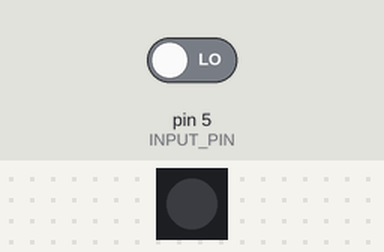
Simulated run of this sketch. Board: Arduino Uno, built with avr-gcc and run on an emulated ATmega328P. On the bench: 1 RGB LEDs in strip order, left to right. Inputs (shaded band) come from the test bench; at power-on: pin 5 (INPUT_PIN) LOW. Dim RGB values are drawn brighter than linear.

Above: at 1.2 s.
1.3 s: pin 5 (INPUT_PIN) driven HIGH
At 2.5 s:
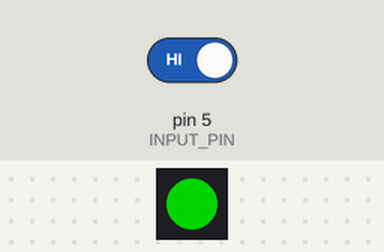
2.8 s: pin 5 (INPUT_PIN) driven LOW
At 3.9 s:
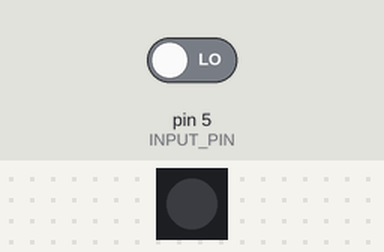
Timing chart, 0 to 5.8 s (numbered marks = the images above; inputs shaded):
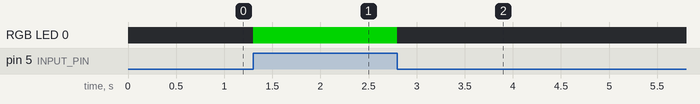

The sketch:

arduinoDropLights.ino
```cpp
#include "FastLED.h"

// How many leds in your strip?
#define NUM_LEDS 1

// For led chips like Neopixels, which have a data line, ground, and power, you just
// need to define DATA_PIN.  For led chipsets that are SPI based (four wires - data, clock,
// ground, and power), like the LPD8806 define both DATA_PIN and CLOCK_PIN
#define DATA_PIN 3
#define CLOCK_PIN 4
#define INPUT_PIN 5

// Define the array of leds
CRGB leds[NUM_LEDS];
int state = 0;

void setup() {
      // Uncomment/edit one of the following lines for your leds arrangement.
      // FastLED.addLeds<TM1803, DATA_PIN, RGB>(leds, NUM_LEDS);
      // FastLED.addLeds<TM1804, DATA_PIN, RGB>(leds, NUM_LEDS);
      // FastLED.addLeds<TM1809, DATA_PIN, RGB>(leds, NUM_LEDS);
      // FastLED.addLeds<WS2811, DATA_PIN, RGB>(leds, NUM_LEDS);
      // FastLED.addLeds<WS2812, DATA_PIN, RGB>(leds, NUM_LEDS);
      // FastLED.addLeds<WS2812B, DATA_PIN, RGB>(leds, NUM_LEDS);
  	  //FastLED.addLeds<NEOPIXEL, DATA_PIN>(leds, NUM_LEDS);
      // FastLED.addLeds<APA104, DATA_PIN, RGB>(leds, NUM_LEDS);
      // FastLED.addLeds<UCS1903, DATA_PIN, RGB>(leds, NUM_LEDS);
      // FastLED.addLeds<UCS1903B, DATA_PIN, RGB>(leds, NUM_LEDS);
      // FastLED.addLeds<GW6205, DATA_PIN, RGB>(leds, NUM_LEDS);
      // FastLED.addLeds<GW6205_400, DATA_PIN, RGB>(leds, NUM_LEDS);

      // FastLED.addLeds<WS2801, RGB>(leds, NUM_LEDS);
      // FastLED.addLeds<SM16716, RGB>(leds, NUM_LEDS);
      // FastLED.addLeds<LPD8806, RGB>(leds, NUM_LEDS);
      // FastLED.addLeds<P9813, RGB>(leds, NUM_LEDS);
      FastLED.addLeds<APA102, RGB>(leds, NUM_LEDS);
      // FastLED.addLeds<DOTSTAR, RGB>(leds, NUM_LEDS);

      // FastLED.addLeds<WS2801, DATA_PIN, CLOCK_PIN, RGB>(leds, NUM_LEDS);
      // FastLED.addLeds<SM16716, DATA_PIN, CLOCK_PIN, RGB>(leds, NUM_LEDS);
      // FastLED.addLeds<LPD8806, DATA_PIN, CLOCK_PIN, RGB>(leds, NUM_LEDS);
      // FastLED.addLeds<P9813, DATA_PIN, CLOCK_PIN, RGB>(leds, NUM_LEDS);
      // FastLED.addLeds<APA102, DATA_PIN, CLOCK_PIN, RGB>(leds, NUM_LEDS);
      // FastLED.addLeds<DOTSTAR, DATA_PIN, CLOCK_PIN, RGB>(leds, NUM_LEDS);
      pinMode(INPUT_PIN, INPUT);

}

void loop() {
  // Turn the LED on, then pause
  state = digitalRead(INPUT_PIN);
  if (state == HIGH) {
  leds[0] = CRGB::Green;
  FastLED.show();
  }
  else{
  // Now turn the LED off, then pause
  leds[0] = CRGB::Black;
  FastLED.show();
  }
}
```

Measured:
- after the input at 1.3 s, RGB LED 0: off → RGB(0, 128, 0) at once
- after the input at 2.8 s, RGB LED 0: RGB(0, 128, 0) → off at once
